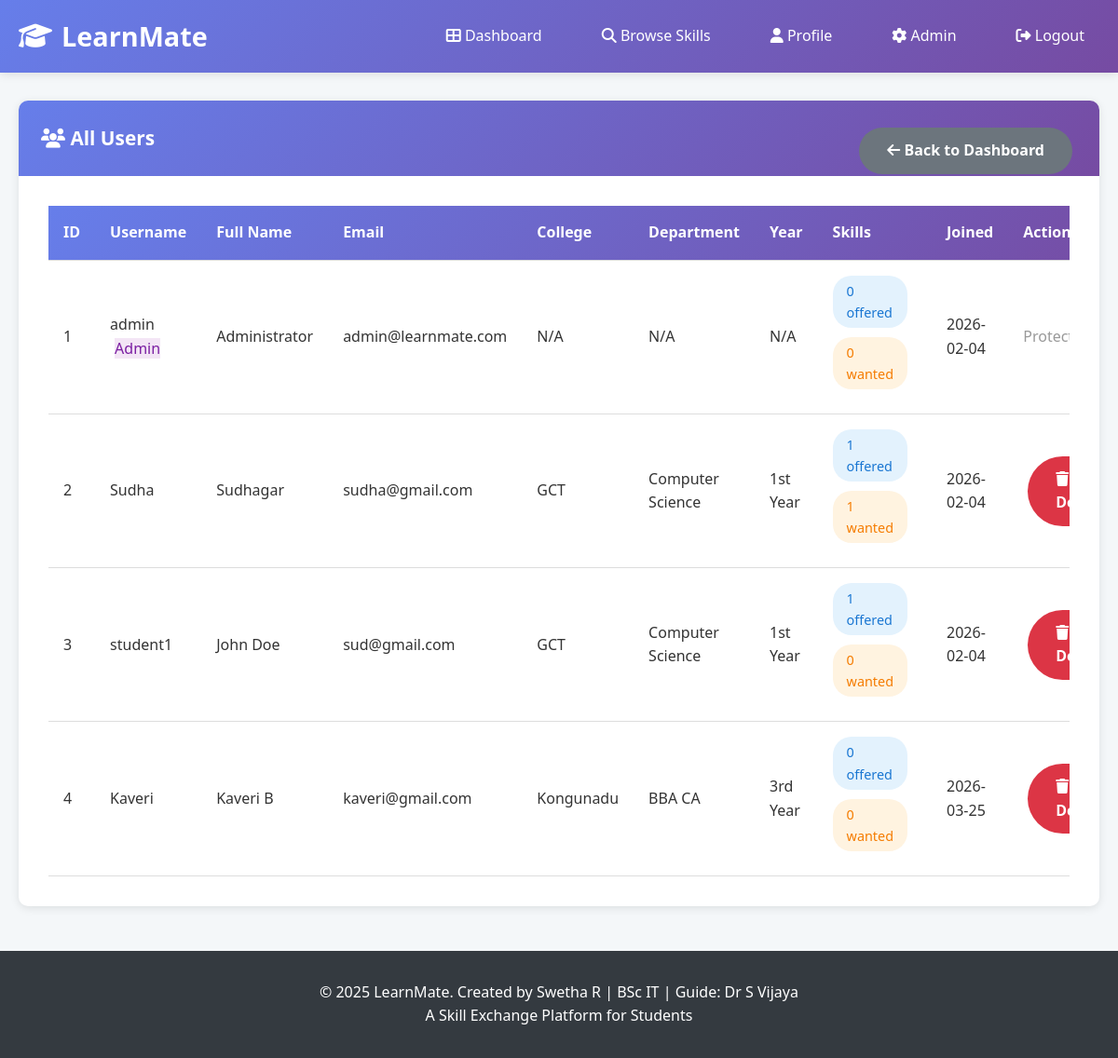
The app's page /admin/users (signed in) with its own data.
### app.py (models this page shows)
class User(db.Model):
    id = db.Column(db.Integer, primary_key=True)
    username = db.Column(db.String(80), unique=True, nullable=False)
    email = db.Column(db.String(120), unique=True, nullable=False)
    password = db.Column(db.String(200), nullable=False)
    full_name = db.Column(db.String(100), nullable=False)
    college = db.Column(db.String(100))
    department = db.Column(db.String(100))
    year = db.Column(db.String(20))
    is_admin = db.Column(db.Boolean, default=False)
    created_at = db.Column(db.DateTime, default=datetime.utcnow)
    skills_offered = db.relationship('Skill', backref='user', lazy=True, foreign_keys='Skill.user_id')
    skills_wanted = db.relationship('SkillRequest', backref='user', lazy=True)
    exchanges_initiated = db.relationship('Exchange', foreign_keys='Exchange.initiator_id', backref='initiator', lazy=True)
    exchanges_received = db.relationship('Exchange', foreign_keys='Exchange.receiver_id', backref='receiver', lazy=True)

### app.py (the view)
@app.route('/admin/users')
@admin_required
def admin_users():
    users = User.query.all()
    return render_template('admin/users.html', users=users)

### app.py (called while the page is built)
def admin_required(f):
    @wraps(f)
    def decorated_function(*args, **kwargs):
        if 'user_id' not in session:
            flash('Please login to access this page.', 'warning')
            return redirect(url_for('login'))
        user = User.query.get(session['user_id'])
        if not user or not user.is_admin:
            flash('Access denied. Admin privileges required.', 'danger')
            return redirect(url_for('index'))
        return f(*args, **kwargs)
    return decorated_function

### templates/admin/users.html (shortened to what this page needs)
{% extends "base.html" %}
{% block content %}
<div class="container" style="margin-top: 30px;">
    <div class="card">
        <div class="card-header">
            <i class="fas fa-users"></i> All Users
            <a href="{{ url_for('admin_dashboard') }}" class="btn btn-secondary" style="float: right;">
                <i class="fas fa-arrow-left"></i> Back to Dashboard
            </a>
        </div>
        <div class="card-body">
            <div class="table-container">
                <table>
                    <thead>
                        <tr>
                            <th>ID</th>
                            <th>Username</th>
                            <th>Full Name</th>
                            <th>Email</th>
                            <th>College</th>
                            <th>Department</th>
                            <th>Year</th>
                            <th>Skills</th>
                            <th>Joined</th>
                            <th>Actions</th>
                        </tr>
                    </thead>
                    <tbody>
                        {% for user in users %}
                            <tr>
                                <td>{{ user.id }}</td>
                                <td>
                                    {{ user.username }}
                                    {% if user.is_admin %}
                                        <span class="badge-expert" style="margin-left: 5px;">Admin</span>
                                    {% endif %}
                                </td>
                                <td>{{ user.full_name }}</td>
                                <td>{{ user.email }}</td>
                                <td>{{ user.college or 'N/A' }}</td>
                                <td>{{ user.department or 'N/A' }}</td>
                                <td>{{ user.year or 'N/A' }}</td>
                                <td>
                                    <span class="skill-badge" style="background: #e3f2fd; color: #1976d2;">
                                        {{ user.skills_offered|length }} offered
                                    </span>
                                    <span class="skill-badge" style="background: #fff3e0; color: #f57c00;">
                                        {{ user.skills_wanted|length }} wanted
                                    </span>
                                </td>
                                <td>{{ user.created_at.strftime('%Y-%m-%d') }}</td>
                                <td>
                                    {% if not user.is_admin %}
                                        <a href="{{ url_for('admin_delete_user', user_id=user.id) }}"
                                           class="btn btn-danger btn-delete"
                                           onclick="return confirm('Are you sure you want to delete {{ user.username }}? This will also delete all their skills and exchanges.');">
                                            <i class="fas fa-trash"></i> Delete
                                        </a>
                                    {% else %}
                                        <span style="color: #999;">Protected</span>
                                    {% endif %}
                                </td>
                            </tr>
                        {% endfor %}
                    </tbody>
                </table>
            </div>
        </div>
    </div>
</div>
{% endblock %}

### templates/base.html (shortened to what this page needs)
<!DOCTYPE html>
<html lang="en">
<head>
    <link rel="stylesheet" href="{{ url_for('static', filename='css/style.css') }}">
    <link rel="stylesheet" href="https://cdnjs.cloudflare.com/ajax/libs/font-awesome/6.4.0/css/all.min.css">
</head>
<body>
    <nav class="navbar">
        <div class="container">
            <a href="{{ url_for('index') }}" class="navbar-brand">
                <i class="fas fa-graduation-cap"></i>
                LearnMate
            </a>
            <ul class="navbar-menu">
                {% if session.user_id %}
                    <li><a href="{{ url_for('dashboard') }}"><i class="fas fa-th-large"></i> Dashboard</a></li>
                    <li><a href="{{ url_for('browse_skills') }}"><i class="fas fa-search"></i> Browse Skills</a></li>
                    <li><a href="{{ url_for('profile') }}"><i class="fas fa-user"></i> Profile</a></li>
                    {% if session.is_admin %}
                        <li><a href="{{ url_for('admin_dashboard') }}"><i class="fas fa-cog"></i> Admin</a></li>
                    {% endif %}
                    <li><a href="{{ url_for('logout') }}"><i class="fas fa-sign-out-alt"></i> Logout</a></li>
                {% else %}
                    <li><a href="{{ url_for('index') }}"><i class="fas fa-home"></i> Home</a></li>
                    <li><a href="{{ url_for('login') }}"><i class="fas fa-sign-in-alt"></i> Login</a></li>
                    <li><a href="{{ url_for('register') }}"><i class="fas fa-user-plus"></i> Register</a></li>
                {% endif %}
            </ul>
        </div>
    </nav>
    <main>
        {% block content %}{% endblock %}
    </main>
    <footer>
        <div class="container">
            <p>&copy; 2025 LearnMate. Created by Swetha R | BSc IT | Guide: Dr S Vijaya</p>
            <p>A Skill Exchange Platform for Students</p>
        </div>
    </footer>
</body>
</html>

### static/css/style.css (style rules this page uses)
* { margin: 0; padding: 0; box-sizing: border-box; }
:root { --primary-color: #4a90e2; --secondary-color: #357abd; --success-color: #28a745; --danger-color: #dc3545; --warning-color: #ffc107; --info-color: #17a2b8; --dark-color: #343a40; --light-color: #f8f9fa; --gradient: linear-gradient(135deg, #667eea 0%, #764ba2 100%); }
body { font-family: 'Segoe UI', Tahoma, Geneva, Verdana, sans-serif; line-height: 1.6; color: #333; background-color: #f4f7f9; }
.container { max-width: 1200px; margin: 0 auto; padding: 0 20px; }
.navbar { background: var(--gradient); color: white; padding: 1rem 0; box-shadow: 0 2px 10px rgba(0,0,0,0.1); position: sticky; top: 0; z-index: 1000; }
.navbar .container { display: flex; justify-content: space-between; align-items: center; }
.navbar-brand { font-size: 1.8rem; font-weight: bold; color: white; text-decoration: none; display: flex; align-items: center; }
.navbar-brand i { margin-right: 10px; }
.navbar-menu { display: flex; list-style: none; align-items: center; gap: 2rem; }
.navbar-menu a { color: white; text-decoration: none; padding: 0.5rem 1rem; border-radius: 5px; transition: all 0.3s ease; }
.btn { display: inline-block; padding: 12px 30px; margin: 5px; border: none; border-radius: 50px; cursor: pointer; font-size: 1rem; text-decoration: none; transition: all 0.3s ease; font-weight: 600; }
.btn-danger { background-color: var(--danger-color); color: white; }
.btn-secondary { background-color: #6c757d; color: white; }
.card { background: white; border-radius: 10px; box-shadow: 0 2px 10px rgba(0,0,0,0.1); overflow: hidden; margin-bottom: 2rem; }
.card-header { background: var(--gradient); color: white; padding: 1.5rem; font-size: 1.3rem; font-weight: bold; }
.card-body { padding: 2rem; }
.skill-badge { display: inline-block; padding: 5px 15px; border-radius: 20px; font-size: 0.9rem; margin-right: 10px; margin-bottom: 10px; }
.badge-expert { background-color: #f3e5f5; color: #7b1fa2; }
.table-container { overflow-x: auto; }
table { width: 100%; border-collapse: collapse; background: white; }
table thead { background: var(--gradient); color: white; }
table th, table td { padding: 1rem; text-align: left; border-bottom: 1px solid #ddd; }
footer { background-color: var(--dark-color); color: white; text-align: center; padding: 2rem 0; margin-top: 3rem; }

### records on screen
User: id "1", username "admin", is_admin "Admin", full_name "Administrator", email "admin@learnmate.com", college "N/A", department "N/A", year "N/A", skills_offered|length "0", skills_wanted|length "0", created_at "2026-02-04"
User: id "2", username "Sudha", full_name "Sudhagar", email "sudha@gmail.com", college "GCT", department "Computer Science", year "1st Year", skills_offered|length "1", skills_wanted|length "1", created_at "2026-02-04"
User: id "3", username "student1", full_name "John Doe", email "sud@gmail.com", college "GCT", department "Computer Science", year "1st Year", skills_offered|length "1", skills_wanted|length "0", created_at "2026-02-04"
User: id "4", username "Kaveri", full_name "Kaveri B", email "kaveri@gmail.com", college "Kongunadu", department "BBA CA", year "3rd Year", skills_offered|length "0", skills_wanted|length "0", created_at "2026-03-25"
